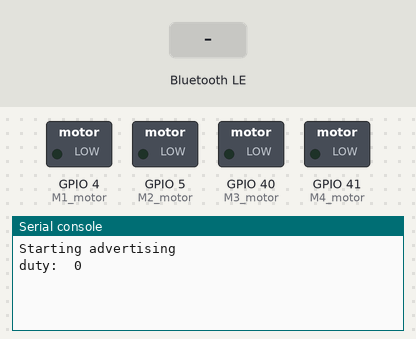
Simulated run of this program. Board: ESP32 board running MicroPython. Shown: switched loads named in the program (green lamp = pin HIGH), the last lines printed to the serial console. The test bench sets the inputs (shaded band). Nothing arrives over Bluetooth unless stated.

Above: at 1.2 s.
1.3 s: "1" written over Bluetooth
At 1.8 s:
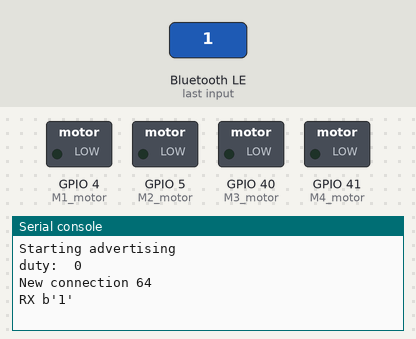
2.8 s: "on" written over Bluetooth
At 2.99 s:
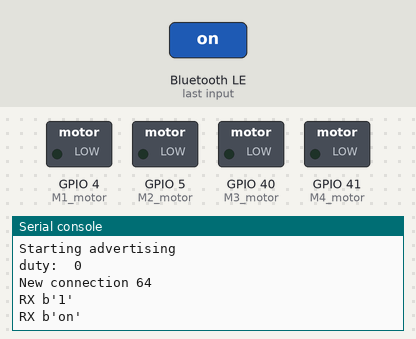
4.3 s: "off" written over Bluetooth
At 5.2 s:
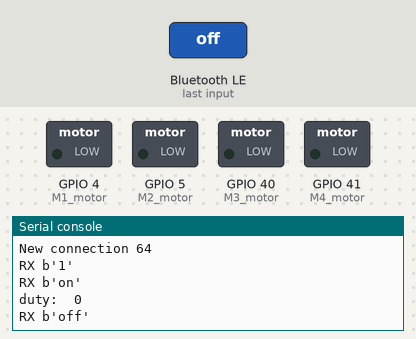

Measured:
- after the input at 1.3 s, the serial console: prints a new line at once (image 1)
- after the input at 2.8 s, the serial console: prints a new line after 0.06 s (image 2)
- after the input at 4.3 s, the serial console: prints a new line after 0.06 s (image 3)

The program:

ble_motor.py
```python
from machine import Pin, PWM, Timer
import bluetooth,ble_simple_peripheral,time

ble = bluetooth.BLE()
p = ble_simple_peripheral.BLESimplePeripheral(ble,name='pyD_2344')
value = ''

def on_rx(read):
    global value
    print("RX", read)
    value = read
    return value


p.on_write(on_rx)


M1_motor = PWM(Pin(4), freq=10000, duty=0)
M2_motor = PWM(Pin(5), freq=10000, duty=0)
M3_motor = PWM(Pin(40), freq=10000, duty=0)
M4_motor = PWM(Pin(41), freq=10000, duty=0)

try:
    while True:
        M1_motor.duty(0)
        M2_motor.duty(0)
        M3_motor.duty(0)
        M4_motor.duty(0)
        print("duty: ", 0)
        time.sleep(3)

except KeyboardInterrupt:
    M1_motor.deinit()
    M2_motor.deinit()
    M3_motor.deinit()
    M4_motor.deinit()
    print("코드를 종료합니다.")
```
